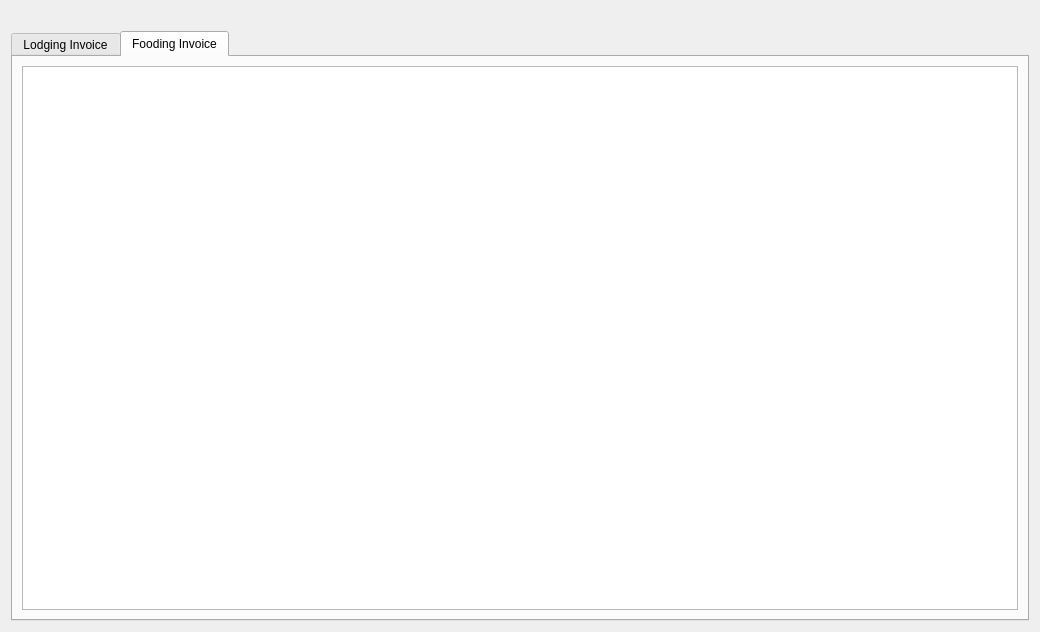
<?xml version="1.0" encoding="UTF-8"?>
<ui version="4.0">
 <class>InvoiceViewer</class>
 <widget class="QDialog" name="InvoiceViewer">
  <property name="geometry">
   <rect>
    <x>0</x>
    <y>0</y>
    <width>1040</width>
    <height>632</height>
   </rect>
  </property>
  <property name="windowTitle">
   <string>Invoice Preview</string>
  </property>
  <property name="styleSheet">
   <string notr="true"/>
  </property>
  <layout class="QHBoxLayout" name="horizontalLayout">
   <item>
    <layout class="QVBoxLayout" name="verticalLayout">
     <item>
      <layout class="QGridLayout" name="gridLayout">
       <item row="0" column="0">
        <spacer name="horizontalSpacer">
         <property name="orientation">
          <enum>Qt::Horizontal</enum>
         </property>
         <property name="sizeHint" stdset="0">
          <size>
           <width>40</width>
           <height>20</height>
          </size>
         </property>
        </spacer>
       </item>
      </layout>
     </item>
     <item>
      <widget class="QTabWidget" name="FoodTab">
       <property name="currentIndex">
        <number>1</number>
       </property>
       <widget class="QWidget" name="tab">
        <attribute name="title">
         <string>Lodging Invoice</string>
        </attribute>
        <layout class="QHBoxLayout" name="horizontalLayout_3">
         <item>
          <widget class="QTextEdit" name="lodgInv"/>
         </item>
        </layout>
       </widget>
       <widget class="QWidget" name="tab_2">
        <attribute name="title">
         <string>Fooding Invoice</string>
        </attribute>
        <layout class="QHBoxLayout" name="horizontalLayout_2">
         <item>
          <widget class="QTextEdit" name="foodInv"/>
         </item>
        </layout>
       </widget>
      </widget>
     </item>
    </layout>
   </item>
  </layout>
 </widget>
 <resources/>
 <connections/>
</ui>
